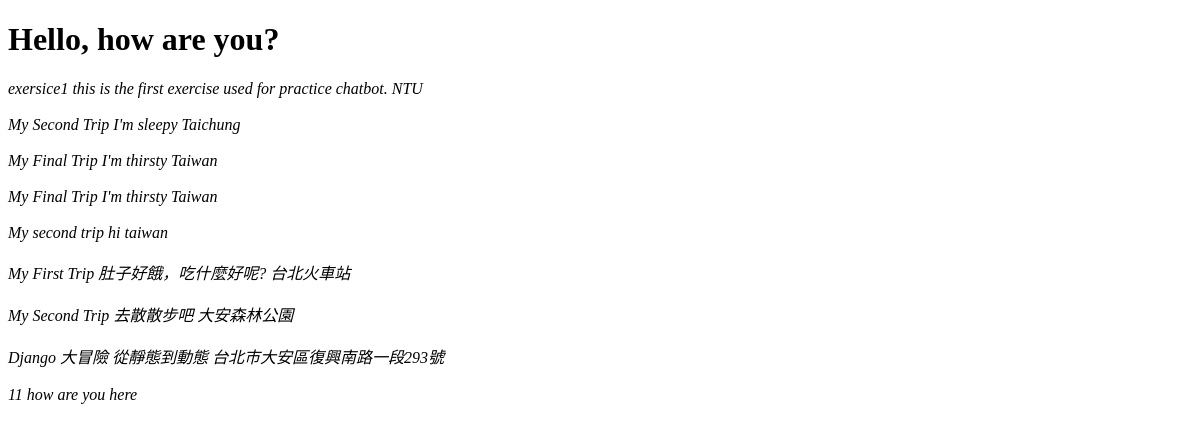
The page /exercise2/ on the database as committed earlier.
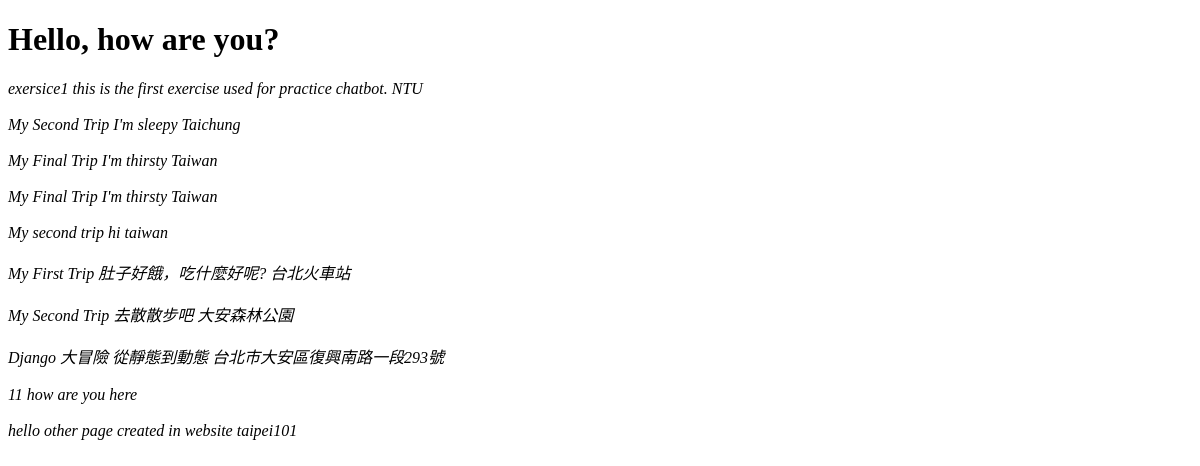
The same page on the database as committed later.
### trips/models.py (models this page shows)
class Exercise(models.Model):
	title=models.CharField(max_length=100)
	content=models.TextField(blank=True)
	photo=models.URLField(blank=True)
	location=models.CharField(max_length=100)
	created_at=models.DateTimeField(auto_now_add=True)

### trips/views.py (the view)
# urls.py: url(r'^exercise2/$',exercise2),
def exercise2(request):
	all_exercise = Exercise.objects.all()
	return render(request,'exercise2.html',{'all_exercise':all_exercise})

### templates/exercise2.html (shortened to what this page needs)
<!DOCTYPE html>
<html>
<head>
</head>
<body>
	<h1>Hello, how are you?</h1>
	{% for list in all_exercise %}
	<em>{{list.title}}</em>
        <em>{{list.content}}</em>
        <em>{{list.location}}</em>
	<br></br>
	{% endfor %}
</body>
</html>

Rows that differ between the two databases and show on the page:
added Exercise: title "hello", content "other page created in website", location "taipei101"
